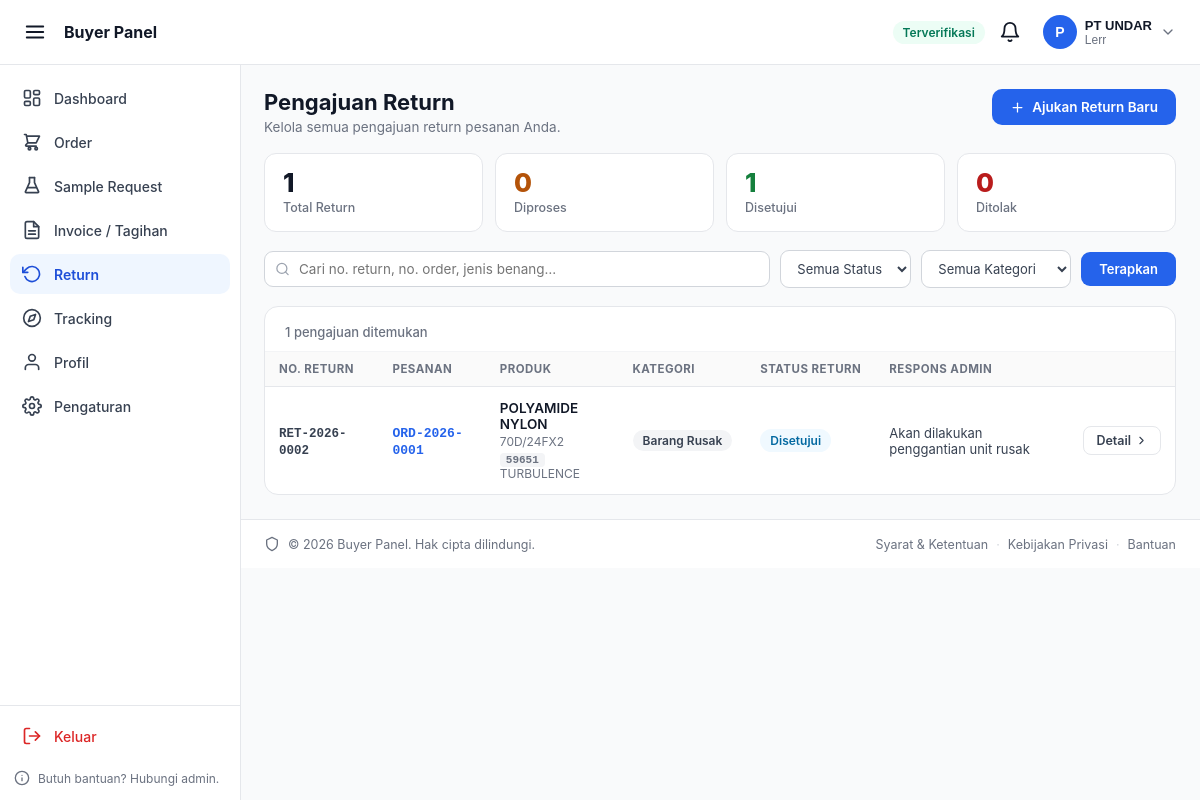
Screenshot of /buyer_panel/returns.php (signed in) with the database file from the repository.
### tables this page shows
CREATE TABLE `buyer_profile` (
  `id_buyer` int(11) NOT NULL,
  `id_user` int(11) NOT NULL,
  `kode_pelanggan` varchar(20) DEFAULT NULL,
  `nama_perusahaan` varchar(150) NOT NULL,
  `nama_pic` varchar(100) NOT NULL,
  `no_whatsapp` varchar(20) NOT NULL,
  `alamat` text NOT NULL,
  `negara` varchar(50) NOT NULL,
  `contact_person` varchar(100) DEFAULT NULL,
  `no_telp` varchar(20) DEFAULT NULL,
  `npwp` varchar(25) DEFAULT NULL,
  `nib` varchar(20) DEFAULT NULL,
  `upload_dokumen` varchar(255) DEFAULT NULL,
  `status_verifikasi` enum('pending','approved','rejected','blocked') NOT NULL DEFAULT 'pending',
  `diverifikasi_oleh` int(11) DEFAULT NULL,
  `tanggal_diblokir` datetime DEFAULT NULL,
  `tenor_hari` int(11) NOT NULL DEFAULT 30
);

CREATE TABLE `order_returns` (
  `id_return` int(11) NOT NULL,
  `id_order` int(11) NOT NULL,
  `no_return` varchar(20) NOT NULL,
  `alasan_kategori` enum('deviasi_warna','kualitas','barang_rusak','spesifikasi_salah','lainnya') NOT NULL,
  `alasan` text NOT NULL,
  `foto` varchar(255) DEFAULT NULL COMMENT 'JSON array of file paths, max 5',
  `respons_admin` text DEFAULT NULL,
  `status` enum('submitted','under_review','approved','resolved','rejected') NOT NULL DEFAULT 'submitted'
);

CREATE TABLE `orders` (
  `id_order` int(11) NOT NULL,
  `id_buyer` int(11) NOT NULL,
  `no_order` varchar(20) NOT NULL,
  `kode_warna` varchar(20) DEFAULT NULL,
  `nama_warna` varchar(100) DEFAULT NULL,
  `jenis_benang` varchar(100) NOT NULL,
  `ukuran_benang` varchar(50) DEFAULT NULL,
  `qty` int(11) NOT NULL,
  `harga_benang` decimal(15,2) NOT NULL,
  `tanggal` date NOT NULL,
  `catatan` text DEFAULT NULL,
  `status` enum('pending','processing','shipped','done','cancelled') NOT NULL DEFAULT 'pending'
);

### buyer_panel/partials/config.php (called while the page is built, shortened)
<?php
$conn = getDB();
$stmt = $conn->prepare("
    SELECT
        u.id_user,
        u.email,
        u.role,
        bp.id_buyer,
        bp.kode_pelanggan,
        bp.nama_perusahaan,
        bp.nama_pic,
        bp.no_whatsapp,
        bp.status_verifikasi,
        bp.tenor_hari,
        bp.upload_dokumen
    FROM users u
    INNER JOIN buyer_profile bp ON bp.id_user = u.id_user
    WHERE u.id_user = ?
    LIMIT 1
");
$stmt->bind_param('i', $_SESSION['user_id']);
$stmt->execute();
$currentBuyer = $stmt->get_result()->fetch_assoc();

### buyer_panel/returns.php (the view, shortened to what this page needs)
<?php
require_once __DIR__ . '/partials/config.php';
$idBuyer   = (int) ($currentBuyer['id_buyer'] ?? 0);
$filterStatus = $_GET['status'] ?? '';
$filterKat    = $_GET['kategori'] ?? '';
$search       = trim($_GET['q'] ?? '');
$allowedStatus = ['submitted', 'under_review', 'approved', 'resolved', 'rejected'];
$allowedKat    = ['deviasi_warna', 'kualitas', 'barang_rusak', 'spesifikasi_salah', 'lainnya'];
if (!in_array($filterStatus, $allowedStatus)) $filterStatus = '';
if (!in_array($filterKat, $allowedKat))       $filterKat    = '';
$where  = ['o.id_buyer = ?'];
$params = [$idBuyer];
$types  = 'i';
$whereSQL = 'WHERE ' . implode(' AND ', $where);
$sql = "
    SELECT r.*,
           o.no_order, o.jenis_benang, o.ukuran_benang,
           o.kode_warna, o.nama_warna, o.status AS order_status
    FROM order_returns r
    JOIN orders o ON o.id_order = r.id_order
    $whereSQL
    ORDER BY r.id_return DESC
";
$stmt = $conn->prepare($sql);
if ($types !== 'i' || count($params) > 1) {
    $stmt->bind_param($types, ...$params);
} else {
    $stmt->bind_param($types, $idBuyer);
}
$stmt->execute();
$returns = $stmt->get_result()->fetch_all(MYSQLI_ASSOC);
$statsRes = $conn->prepare("
    SELECT r.status, COUNT(*) AS cnt
    FROM order_returns r
    JOIN orders o ON o.id_order = r.id_order
    WHERE o.id_buyer = ?
    GROUP BY r.status
");
$statsRes->bind_param('i', $idBuyer);
$statsRes->execute();
$statsRaw = $statsRes->get_result()->fetch_all(MYSQLI_ASSOC);
$stats = ['total' => 0, 'submitted' => 0, 'under_review' => 0,
          'approved' => 0, 'resolved' => 0, 'rejected' => 0];
foreach ($statsRaw as $s) {
    $stats[$s['status']] = (int) $s['cnt'];
    $stats['total']     += (int) $s['cnt'];
}
function retStatusBadge(string $s): string {
    $map = [
        'submitted'    => ['Diajukan',   'badge-pending'],
        'under_review' => ['Ditinjau',   'badge-processing'],
        'approved'     => ['Disetujui',  'badge-shipped'],
        'resolved'     => ['Selesai',    'badge-done'],
        'rejected'     => ['Ditolak',    'badge-cancelled'],
    ];
    $d = $map[$s] ?? [ucfirst($s), 'badge-pending'];
    return '<span class="bp-badge ' . $d[1] . '">' . $d[0] . '</span>';
}
function retKatLabel(string $k): string {
    $map = [
        'deviasi_warna'     => 'Deviasi Warna',
        'kualitas'          => 'Kualitas',
        'barang_rusak'      => 'Barang Rusak',
        'spesifikasi_salah' => 'Spesifikasi Salah',
        'lainnya'           => 'Lainnya',
    ];
    return $map[$k] ?? ucfirst($k);
}
?>
<!DOCTYPE html>
<html lang="id">
<head>
</head>
<body>
<?php include __DIR__ . '/partials/_header.php'; ?>
<?php include __DIR__ . '/partials/_sidebar.php'; ?>
<div class="bp-content">
    <main class="bp-returns">
        <div class="bp-returns__heading">
            <div>
                <h1>Pengajuan Return</h1>
                <p>Kelola semua pengajuan return pesanan Anda.</p>
            </div>
            <a href="<?= BUYER_URL ?>/returns-new.php" class="bp-btn-primary">
                <svg viewBox="0 0 24 24" fill="none" stroke="currentColor" stroke-width="2"
                     stroke-linecap="round" stroke-linejoin="round" width="15" height="15">
                    <line x1="12" y1="5" x2="12" y2="19"></line>
                    <line x1="5" y1="12" x2="19" y2="12"></line>
                </svg>
                Ajukan Return Baru
            </a>
        </div>
        <div class="bp-stat-grid">
            <div class="bp-stat-card">
                <div class="bp-stat-card__value"><?= $stats['total'] ?></div>
                <div class="bp-stat-card__label">Total Return</div>
            </div>
            <div class="bp-stat-card bp-stat-card--pending">
                <div class="bp-stat-card__value"><?= $stats['submitted'] + $stats['under_review'] ?></div>
                <div class="bp-stat-card__label">Diproses</div>
            </div>
            <div class="bp-stat-card bp-stat-card--done">
                <div class="bp-stat-card__value"><?= $stats['approved'] + $stats['resolved'] ?></div>
                <div class="bp-stat-card__label">Disetujui</div>
            </div>
            <div class="bp-stat-card bp-stat-card--cancelled">
                <div class="bp-stat-card__value"><?= $stats['rejected'] ?></div>
                <div class="bp-stat-card__label">Ditolak</div>
            </div>
        </div>
        <form method="GET" action="" class="bp-filter-bar">
            <div class="bp-filter-bar__search">
                <input type="text" name="q" placeholder="Cari no. return, no. order, jenis benang…"
                       value="<?= htmlspecialchars($search) ?>">
            </div>
            <select name="status">
                <option value="">Semua Status</option>
            </select>
            <select name="kategori">
                <option value="">Semua Kategori</option>
            </select>
            <button type="submit" class="bp-btn-filter">Terapkan</button>
        </form>
        <?php if (empty($returns)): ?>
            <div class="bp-empty-card">
                <svg viewBox="0 0 24 24" fill="none" stroke="currentColor" stroke-width="1.5"
                     stroke-linecap="round" stroke-linejoin="round" width="48" height="48" class="bp-empty-card__icon">
                    <polyline points="1 4 1 10 7 10"></polyline>
                    <path d="M3.51 15a9 9 0 1 0 .49-3.51"></path>
                </svg>
                <p class="bp-empty-card__title">
                    <?= ($filterStatus || $filterKat || $search)
                        ? 'Tidak ada return yang sesuai filter.'
                        : 'Belum ada pengajuan return.' ?>
                </p>
                <p class="bp-empty-card__sub">
                    <?= ($filterStatus || $filterKat || $search)
                        ? 'Coba ubah atau reset filter pencarian.'
                        : 'Pesanan yang sudah dikirim atau selesai dapat diajukan return.' ?>
                </p>
                <?php if (!$filterStatus && !$filterKat && !$search): ?>
                    <a href="<?= BUYER_URL ?>/orders.php" class="bp-btn-secondary">Lihat Pesanan Saya</a>
                <?php endif; ?>
            </div>
        <?php else: ?>
            <div class="bp-card bp-table-card">
                <div class="bp-table-meta">
                    <span class="bp-table-count"><?= count($returns) ?> pengajuan ditemukan</span>
                </div>
                <div class="bp-table-wrap">
                    <table class="bp-table">
                        <thead>
                            <tr>
                                <th>No. Return</th>
                                <th>Pesanan</th>
                                <th>Produk</th>
                                <th>Kategori</th>
                                <th>Status Return</th>
                                <th>Respons Admin</th>
                                <th></th>
                            </tr>
                        </thead>
                        <tbody>
                            <?php foreach ($returns as $ret): ?>
                                <tr>
                                    <td data-label="No. Return">
                                        <span class="bp-mono"><?= htmlspecialchars($ret['no_return']) ?></span>
                                    </td>
                                    <td data-label="Pesanan">
                                        <a href="<?= BUYER_URL ?>/orders-detail.php?id=<?= $ret['id_order'] ?>"
                                           class="bp-link">
                                            <?= htmlspecialchars($ret['no_order']) ?>
                                        </a>
                                    </td>
                                    <td data-label="Produk">
                                        <div class="bp-product-cell">
                                            <span class="bp-product-name"><?= htmlspecialchars($ret['jenis_benang']) ?></span>
                                            <?php if ($ret['ukuran_benang']): ?>
                                                <span class="bp-product-sub"><?= htmlspecialchars($ret['ukuran_benang']) ?></span>
                                            <?php endif; ?>
                                            <?php if ($ret['kode_warna'] || $ret['nama_warna']): ?>
                                                <span class="bp-product-sub">
                                                    <?php if ($ret['kode_warna']): ?>
                                                        <span class="bp-color-code"><?= htmlspecialchars($ret['kode_warna']) ?></span>
                                                    <?php endif; ?>
                                                    <?= htmlspecialchars($ret['nama_warna'] ?? '') ?>
                                                </span>
                                            <?php endif; ?>
                                        </div>
                                    </td>
                                    <td data-label="Kategori">
                                        <span class="bp-kat-chip"><?= retKatLabel($ret['alasan_kategori']) ?></span>
                                    </td>
                                    <td data-label="Status Return">
                                        <?= retStatusBadge($ret['status']) ?>
                                    </td>
                                    <td data-label="Respons Admin">
                                        <?php if ($ret['respons_admin']): ?>
                                            <span class="bp-respons-snippet"
                                                  title="<?= htmlspecialchars($ret['respons_admin']) ?>">
                                                <?= htmlspecialchars(mb_strimwidth($ret['respons_admin'], 0, 45, '…')) ?>
                                            </span>
                                        <?php else: ?>
                                            <span class="bp-no-respons">—</span>
                                        <?php endif; ?>
                                    </td>
                                    <td class="bp-table__action">
                                        <a href="<?= BUYER_URL ?>/returns-detail.php?id=<?= $ret['id_return'] ?>"
                                           class="bp-btn-detail">
                                            Detail
                                            <svg viewBox="0 0 24 24" fill="none" stroke="currentColor"
                                                 stroke-width="2" stroke-linecap="round" stroke-linejoin="round"
                                                 width="13" height="13">
                                                <polyline points="9 18 15 12 9 6"></polyline>
                                            </svg>
                                        </a>
                                    </td>
                                </tr>
                            <?php endforeach; ?>
                        </tbody>
                    </table>
                </div>
            </div>
        <?php endif; ?>
    </main>
</div>
<?php include __DIR__ . '/partials/_footer.php'; ?>
</body>
</html>

### buyer_panel/partials/_header.php (shortened to what this page needs)
<?php
$namaPerusahaan = $currentBuyer['nama_perusahaan'] ?? 'Buyer';
$namaPic         = $currentBuyer['nama_pic'] ?? '';
$statusVerif     = $currentBuyer['status_verifikasi'] ?? 'pending';
$inisial = mb_strtoupper(mb_substr($namaPerusahaan, 0, 1));
$statusBadge = [
    'approved' => ['label' => 'Terverifikasi', 'class' => 'badge-verified'],
    'pending'  => ['label' => 'Menunggu Verifikasi', 'class' => 'badge-pending'],
    'rejected' => ['label' => 'Ditolak', 'class' => 'badge-rejected'],
    'blocked'  => ['label' => 'Diblokir', 'class' => 'badge-rejected'],
][$statusVerif] ?? ['label' => 'Menunggu Verifikasi', 'class' => 'badge-pending'];
?>
<header class="bp-header" id="bpHeader">
    <div class="bp-header__left">
        <button type="button" class="bp-icon-btn bp-header__menu-btn" id="bpSidebarToggle" aria-label="Buka/tutup menu" aria-controls="bpSidebar" aria-expanded="false">
            <svg viewBox="0 0 24 24" fill="none" stroke="currentColor" stroke-width="2" stroke-linecap="round" stroke-linejoin="round" width="22" height="22">
                <line x1="3" y1="6" x2="21" y2="6"></line>
                <line x1="3" y1="12" x2="21" y2="12"></line>
                <line x1="3" y1="18" x2="21" y2="18"></line>
            </svg>
        </button>
        <a href="<?= BUYER_URL ?>/dashboard.php" class="bp-header__brand">
            <span class="bp-header__brand-text">Buyer Panel</span>
        </a>
    </div>
    <div class="bp-header__right">
        <span class="bp-badge <?= $statusBadge['class'] ?> bp-header__badge-desktop">
            <?= htmlspecialchars($statusBadge['label']) ?>
        </span>
        <div class="bp-header__notif">
            <button type="button" class="bp-icon-btn" id="bpNotifBtn" aria-label="Notifikasi" aria-haspopup="true" aria-expanded="false">
                <svg viewBox="0 0 24 24" fill="none" stroke="currentColor" stroke-width="2" stroke-linecap="round" stroke-linejoin="round" width="22" height="22">
                    <path d="M18 8a6 6 0 0 0-12 0c0 7-3 9-3 9h18s-3-2-3-9"></path>
                    <path d="M13.73 21a2 2 0 0 1-3.46 0"></path>
                </svg>
            </button>
        </div>
        <div class="bp-header__profile">
            <button type="button" class="bp-header__profile-btn" id="bpProfileBtn" aria-haspopup="true" aria-expanded="false">
                <span class="bp-avatar"><?= htmlspecialchars($inisial) ?></span>
                <span class="bp-header__profile-info">
                    <span class="bp-header__profile-name"><?= htmlspecialchars($namaPerusahaan) ?></span>
                    <span class="bp-header__profile-pic"><?= htmlspecialchars($namaPic) ?></span>
                </span>
                <svg class="bp-header__chevron" viewBox="0 0 24 24" fill="none" stroke="currentColor" stroke-width="2" stroke-linecap="round" stroke-linejoin="round" width="16" height="16">
                    <polyline points="6 9 12 15 18 9"></polyline>
                </svg>
            </button>
        </div>
    </div>
</header>

### rows the page displays
buyer_profile: status_verifikasi "Terverifikasi", nama_perusahaan "P", nama_perusahaan "PT UNDAR", nama_pic "Lerr"
order_returns: no_return "RET-2026-0002", id_order.no_order "ORD-2026-0001", id_order.jenis_benang "POLYAMIDE NYLON", id_order.ukuran_benang "70D/24FX2", id_order.kode_warna "59651", id_order.nama_warna "TURBULENCE", alasan_kategori "Barang Rusak", status "Disetujui", respons_admin "Akan dilakukan penggantian unit rusak"

### other values shown
$item['label'] "Dashboard"
$item['label'] "Order"
$item['label'] "Sample Request"
$item['label'] "Invoice / Tagihan"
$item['label'] "Return"
$item['label'] "Tracking"
$item['label'] "Profil"
$item['label'] "Pengaturan"
$stats['total'] "1"
$stats['submitted'] + $stats['under_review'] "0"
$stats['approved'] + $stats['resolved'] "1"
$stats['rejected'] "0"
count($returns) "1"
